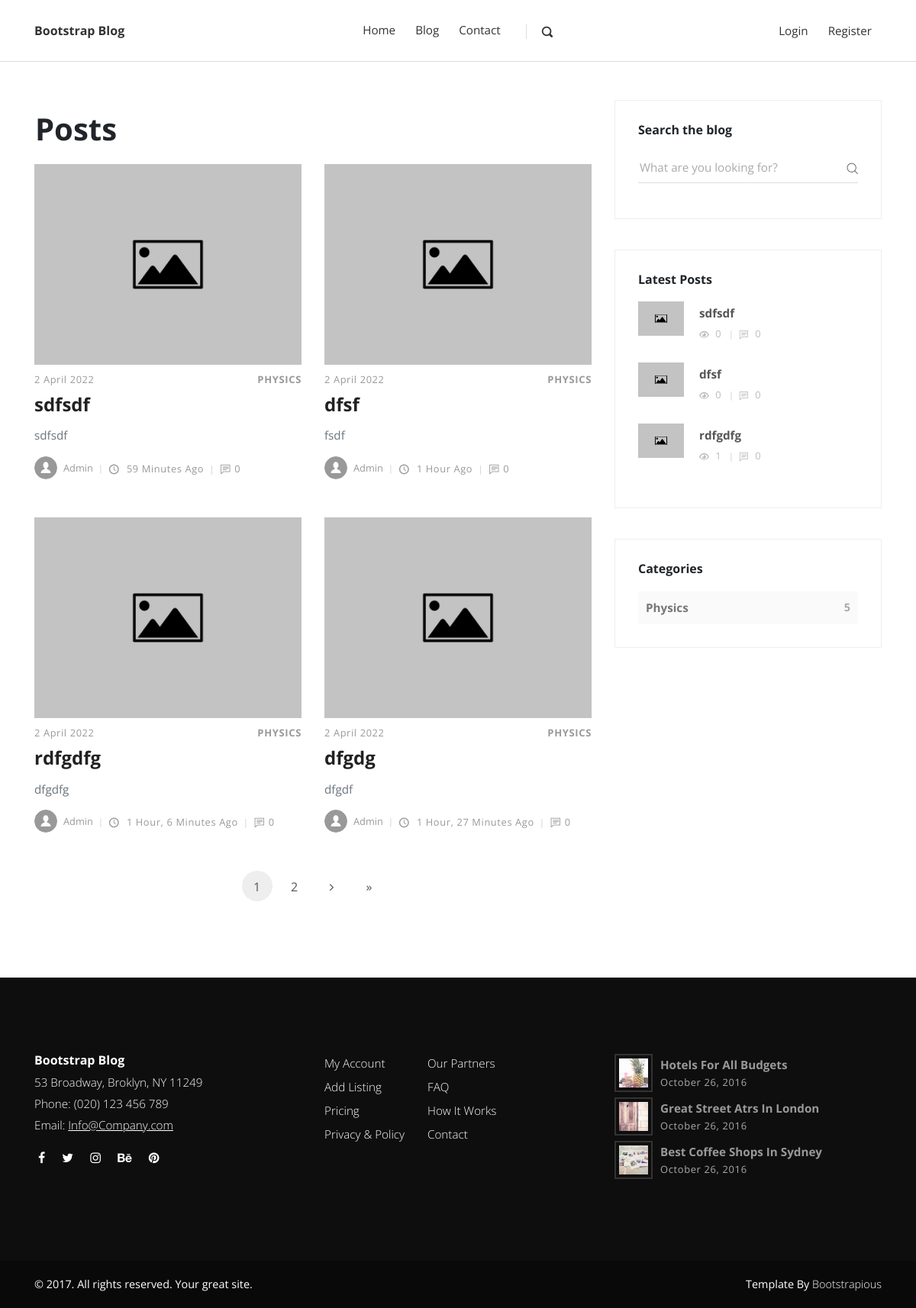
Screenshot of /blog/ with the database file from the repository.
### posts/models.py (models this page shows, shortened)
class Post(models.Model):
    author = models.ForeignKey(User, on_delete=models.CASCADE)
    category = models.ForeignKey(Category, on_delete=models.CASCADE)
    title = models.CharField(max_length=150)
    description = models.CharField(max_length=250)
    content = RichTextUploadingField()
    thumbnail = models.ImageField(default='default/thumbnail.jpg' , upload_to=post_directory_path)
    timestamp = models.DateTimeField(auto_now_add=True)
    @property
    def comment_list(self):
        return Comment.objects.filter(post=self)
    @property
    def comment_count(self):
        return self.comment_list.count()
    @property
    def view_count(self):
        return PostView.objects.filter(post=self).count()
    class Meta:
        ordering = ['-timestamp']

class Category(models.Model):
    title = models.CharField(max_length=20)
    def __str__(self):
        return self.title
    @property
    def posts_count(self):
        posts = Post.objects.filter(category=self)
        return posts.count()

### users/models.py (models this page shows)
class User(AbstractUser):
    email = models.EmailField(unique=True, help_text="Required.", error_messages={"unique": "A user with that email adress already exists.",},)
    avatar = models.ImageField(default='default/user.svg', upload_to=user_directory_path)
    is_redactor = models.BooleanField(default=False)

### posts/views.py (the view)
# urls.py: path('blog/', blog, name='blog'),
def blog(request):
    post_list = Post.objects.all()
    category_list = Category.objects.all()
    paginator = Paginator(post_list, 4)
    page_number = request.GET.get('page')
    page_obj = paginator.get_page(page_number)
    latest = Post.objects.all()[:3]
    context = {'latest': latest, 'page_obj': page_obj, 'category_list': category_list}
    return render(request, 'blog.html', context)

### templates/blog.html (shortened to what this page needs)
{% extends 'base.html' %}
{% load static %}
{% block content %}
<div class="container">
  <div class="row">
    <main class="posts-listing col-lg-8">
      <div class="container">
        <div class="row justify-content-between align-items-center p-3">
          <h1>Posts</h1>
        </div>
        <div class="row">
          {% for post in page_obj %}
          <div class="post col-xl-6">
            <div class="post-thumbnail"><a href="{% url 'post' post.pk %}"><img src="{{ post.thumbnail.url }}" alt="..." class="img-fluid"></a></div>
            <div class="post-details">
              <div class="post-meta d-flex justify-content-between">
                <div class="date meta-last">{{ post.timestamp|date:"j F Y" }}</div>
                <div class="category"><a href="#">{{ post.category }}</a></div>
              </div><a href="{% url 'post' post.pk %}">
                <h3 class="h4">{{ post.title }}</h3></a>
              <p class="text-muted">{{ post.description }}</p>
              <footer class="post-footer d-flex align-items-center"><a href="{% url 'profile' post.author.pk %}" class="author d-flex align-items-center flex-wrap">
                  <div class="mr-2"><img src="{{ post.author.avatar.url }}" alt="..." class="rounded-circle" width="30px" height="30px"></div>
                  <div class="title"><span>{{ post.author.username }}</span></div></a>
                <div class="date"><i class="icon-clock"></i> {{ post.timestamp|timesince }} ago</div>
                <div class="comments meta-last"><i class="icon-comment"></i>{{ post.comment_count }}</div>
              </footer>
            </div>
          </div>
          {% endfor %}
        </div>
        <nav aria-label="Page navigation example">
          <ul class="pagination pagination-template d-flex justify-content-center">
            {% if page_obj.paginator.num_pages > 1 %}
              <li class="page-item"><a href="?page={{ page_obj.number }}" class="page-link active">{{ page_obj.number }}</a></li>
              {% if page_obj.has_next %}
                  <li class="page-item"><a href="?page={{ page_obj.next_page_number }}" class="page-link">{{ page_obj.next_page_number }}</a></li>
                  <li class="page-item"><a href="?page={{ page_obj.next_page_number }}" class="page-link"> <i class="fa fa-angle-right"></i></a></li>
                  <li class="page-item"><a href="?page={{ page_obj.paginator.num_pages }}" class="page-link">&raquo;</a></li>
              {% endif %}
            {% endif %}
          </ul>
        </nav>
      </div>
    </main>
    <aside class="col-lg-4">
      <div class="widget search">
        <header>
          <h3 class="h6">Search the blog</h3>
        </header>
        <form action="#" class="search-form">
          <div class="form-group">
            <input type="search" placeholder="What are you looking for?">
            <button type="submit" class="submit"><i class="icon-search"></i></button>
          </div>
        </form>
      </div>
      {% include 'latest_posts.html' %}
      <div class="widget categories">
        <header>
          <h3 class="h6">Categories</h3>
        </header>
        {% for category in category_list %}
        <div class="item d-flex justify-content-between"><a href="#">{{ category.title }}</a><span>{{ category.posts_count }}</span></div>
        {% endfor %}
      </div>
    </aside>
  </div>
</div>
{% endblock %}

### templates/base.html (shortened to what this page needs)
{% load static %}
<!DOCTYPE html>
<html>
  <head>
    <link rel="stylesheet" href="{% static 'vendor/bootstrap/css/bootstrap.min.css' %}">
    <link rel="stylesheet" href="{% static 'vendor/font-awesome/css/font-awesome.min.css' %}">
    <link rel="stylesheet" href="{% static 'css/fontastic.css' %}">
    <link rel="stylesheet" href="{% static 'vendor/@fancyapps/fancybox/jquery.fancybox.min.css' %}">
    <link rel="stylesheet" href="{% static 'css/style.default.css' %}" id="theme-stylesheet">
    <link rel="stylesheet" href="{% static 'css/custom.css' %}">
  </head>
  <body>
    <header class="header sticky-top">
      <nav class="navbar navbar-expand-lg text-center">
        <div class="container">
          <div class="navbar-header d-flex align-items-center justify-content-between">
            <a href="{% url 'home' %}" class="navbar-brand">Bootstrap Blog</a>
          </div>
          <div id="navbarcollapse" class="collapse navbar-collapse">
            <ul class="navbar-nav mx-auto">
              <li class="nav-item"><a href="{% url 'home' %}" class="nav-link">Home</a>
              </li>
              <li class="nav-item"><a href="{% url 'blog' %}" class="nav-link ">Blog</a>
              </li>
              <li class="nav-item"><a href="#" class="nav-link ">Contact</a>
              </li>
              <li class="navbar-text"><a href="#" class="search-btn"><i class="icon-search-1"></i></a>
              </li>
            </ul>
            <ul class="navbar-nav dropdown">
              {% if not user.is_authenticated %}
              <a class="nav-link" href="{% url 'login' %}">Login</a>
              <a class="nav-link" href="{% url 'register' %}">Register</a>
              {% endif %}
            </ul>
          </div>
        </div>
      </nav>
    </header>
    {% block content %}
    {% endblock %}
    <footer class="main-footer mt-auto">
      <div class="container">
        <div class="row">
          <div class="col-md-4">
            <div class="logo">
              <h6 class="text-white">Bootstrap Blog</h6>
            </div>
            <div class="contact-details">
              <p>53 Broadway, Broklyn, NY 11249</p>
              <p>Phone: (020) 123 456 789</p>
              <p>Email: <a href="mailto:info@company.com">Info@Company.com</a></p>
              <ul class="social-menu">
                <li class="list-inline-item"><a href="#"><i class="fa fa-facebook"></i></a></li>
                <li class="list-inline-item"><a href="#"><i class="fa fa-twitter"></i></a></li>
                <li class="list-inline-item"><a href="#"><i class="fa fa-instagram"></i></a></li>
                <li class="list-inline-item"><a href="#"><i class="fa fa-behance"></i></a></li>
                <li class="list-inline-item"><a href="#"><i class="fa fa-pinterest"></i></a></li>
              </ul>
            </div>
          </div>
          <div class="col-md-4">
            <div class="menus d-flex">
              <ul class="list-unstyled">
                <li> <a href="#">My Account</a></li>
                <li> <a href="#">Add Listing</a></li>
                <li> <a href="#">Pricing</a></li>
                <li> <a href="#">Privacy &amp; Policy</a></li>
              </ul>
              <ul class="list-unstyled">
                <li> <a href="#">Our Partners</a></li>
                <li> <a href="#">FAQ</a></li>
                <li> <a href="#">How It Works</a></li>
                <li> <a href="#">Contact</a></li>
              </ul>
            </div>
          </div>
          <div class="col-md-4">
            <div class="latest-posts"><a href="#">
                <div class="post d-flex align-items-center">
                  <div class="image"><img src="{% static 'img/small-thumbnail-1.jpg' %}" alt="..." class="img-fluid"></div>
                  <div class="title"><strong>Hotels for all budgets</strong><span class="date last-meta">October 26, 2016</span></div>
                </div></a><a href="#">
                <div class="post d-flex align-items-center">
                  <div class="image"><img src="{% static 'img/small-thumbnail-2.jpg' %}" alt="..." class="img-fluid"></div>
                  <div class="title"><strong>Great street atrs in London</strong><span class="date last-meta">October 26, 2016</span></div>
                </div></a><a href="#">
                <div class="post d-flex align-items-center">
                  <div class="image"><img src="{% static 'img/small-thumbnail-3.jpg' %}" alt="..." class="img-fluid"></div>
                  <div class="title"><strong>Best coffee shops in Sydney</strong><span class="date last-meta">October 26, 2016</span></div>
                </div></a></div>
          </div>
        </div>
      </div>
      <div class="copyrights">
        <div class="container">
          <div class="row">
            <div class="col-md-6">
              <p>&copy; 2017. All rights reserved. Your great site.</p>
            </div>
            <div class="col-md-6 text-right">
              <p>Template By <a href="https://bootstrapious.com/p/bootstrap-carousel" class="text-white">Bootstrapious</a>
              </p>
            </div>
          </div>
        </div>
      </div>
    </footer>
  </body>
</html>

### templates/latest_posts.html
{% if latest %}
    <div class="widget latest-posts">
        <header>
            <h3 class="h6">Latest Posts</h3>
        </header>
        <div class="blog-posts">
            {% for post in latest %}
                <a href="{% url 'post' post.pk %}">
                    <div class="item d-flex align-items-center">
                        <div class="image">
                            <img src="{{ post.thumbnail.url }}" alt="..." class="img-fluid">
                        </div>
                        <div class="title">
                            <strong>{{ post.title }}</strong>
                            <div class="d-flex align-items-center">
                                <div class="views">
                                    <i class="icon-eye"></i> {{ post.view_count }}
                                </div>
                                <div class="comments">
                                    <i class="icon-comment"></i> {{ post.comment_count }}
                                </div>
                            </div>
                        </div>
                    </div>
                </a>
            {% endfor %}
        </div>
    </div>
{% endif %}

### rows the page displays
Post: thumbnail (picture), timestamp "2 April 2022", category "PHYSICS", title "sdfsdf", description "sdfsdf", author.avatar (placeholder picture), author.username "Admin", timestamp "59 Minutes", comment_count "0", view_count "0"
Post: thumbnail (picture), timestamp "2 April 2022", category "PHYSICS", title "dfsf", description "fsdf", author.avatar (placeholder picture), author.username "Admin", timestamp "1 Hour", comment_count "0", view_count "0"
Post: thumbnail (picture), timestamp "2 April 2022", category "PHYSICS", title "rdfgdfg", description "dfgdfg", author.avatar (placeholder picture), author.username "Admin", timestamp "1 Hour, 6 Minutes", comment_count "0", view_count "1"
Post: thumbnail (picture), timestamp "2 April 2022", category "PHYSICS", title "dfgdg", description "dfgdf", author.avatar (placeholder picture), author.username "Admin", timestamp "1 Hour, 27 Minutes", comment_count "0"
Category: title "Physics", posts_count "5"

### other values shown
{{ page_obj.number }} "1"
{{ page_obj.next_page_number }} "2"
